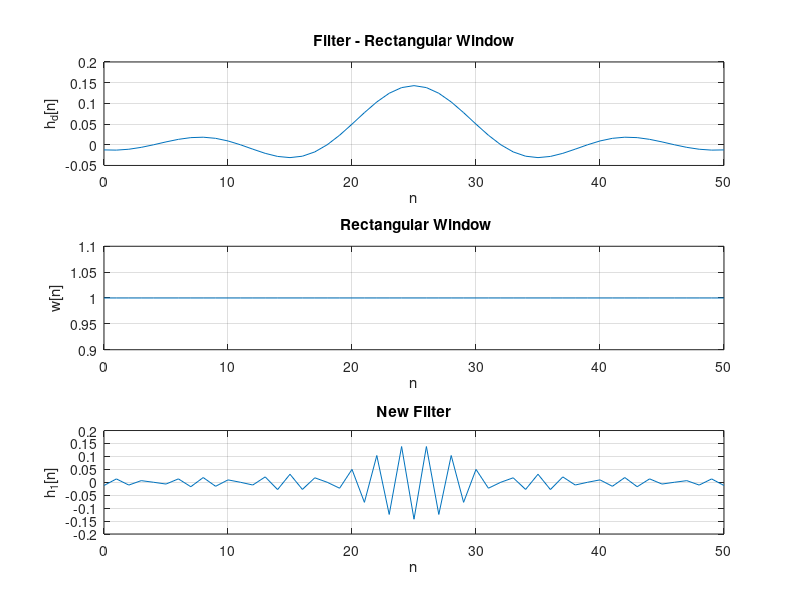
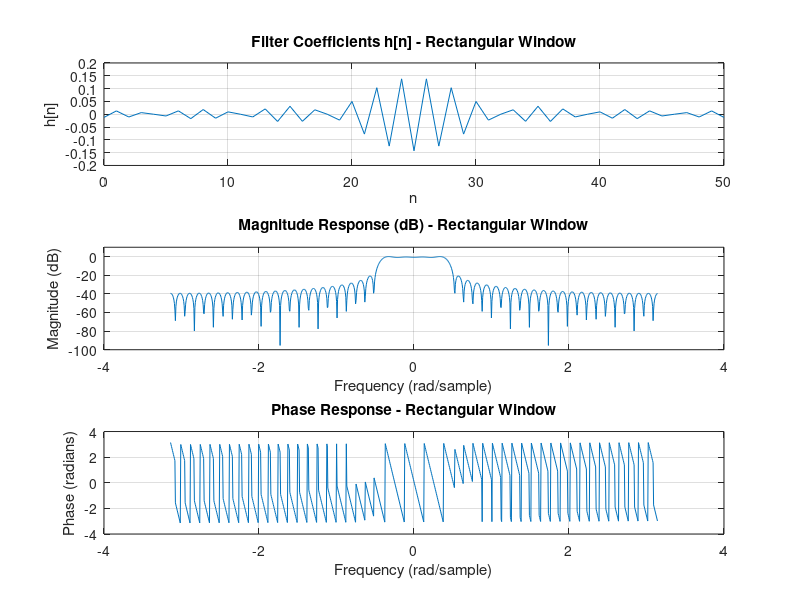

Here is the MATLAB script that generated these plots, in order:
% Contains Part a 

N = 51 ;
n = 0:N-1 ;

w_c = pi/7 ;
n_c =(N-1)/2 ;


h_d = sin(w_c * (n - n_c)) ./ (pi * (n - n_c));
h_d(n == n_c) = w_c / pi;

w_n = rectwin(N)';
h_n = h_d .* w_n;
h1_n = (-1).^ n .* h_n ;

figure;
subplot(3,1,1);
plot(n, h_d);
title('Filter - Rectangular Window');
xlabel('n');
ylabel('h_d[n]');
grid on;

subplot(3,1,2);
plot(n, w_n); % Use log10 for decibels
title(' Rectangular Window');
xlabel('n');
ylabel('w[n]');
grid on;

subplot(3,1,3);
plot(n, h1_n);
title('New Filter');
xlabel('n');
ylabel('h_1[n]');
grid on;
% Contains Part b

H_n = fft(h1_n, 1001);
% Recommended to Normalize the DFT 
H_m = abs(H_n) / max(abs(H_n)); 
f = linspace(-pi, pi, 1001);

figure;
subplot(3,1,1);
plot(n, h1_n);
title('Filter Coefficients h[n] - Rectangular Window');
xlabel('n');
ylabel('h[n]');
grid on;

subplot(3,1,2);
plot(f, 20*log10(H_m)); % Use log10 for decibels
title('Magnitude Response (dB) - Rectangular Window');
xlabel('Frequency (rad/sample)');
ylabel('Magnitude (dB)');
ylim([-100 10]);
grid on;

subplot(3,1,3);
plot(f, angle(H_n));
title('Phase Response - Rectangular Window');
xlabel('Frequency (rad/sample)');
ylabel('Phase (radians)');
grid on;
